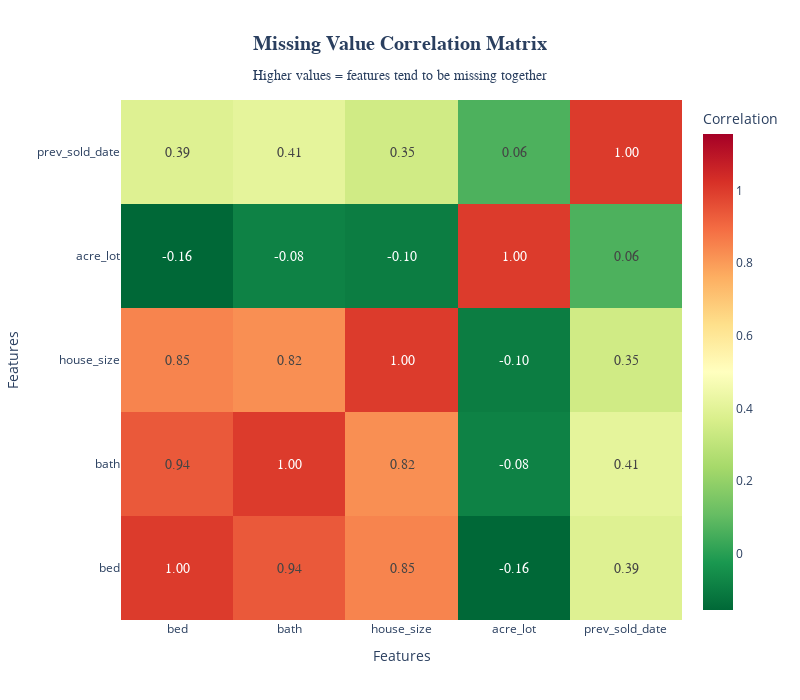

Source (notebook cell):
### Code cell
# Correlation matrix of missing values
critical_cols = ['bed', 'bath', 'house_size', 'acre_lot', 'prev_sold_date'] # columns with significant missing values
missing_indicators = df[critical_cols].isnull().astype(int) # create binary indicators
corr_matrix = missing_indicators.corr() # correlation matrix

fig5 = go.Figure(data=go.Heatmap(
    z=corr_matrix.values,
    x=corr_matrix.columns,
    y=corr_matrix.index,
    colorscale='RdYlGn_r',
    zmid=0.5,
    text=corr_matrix.values,
    texttemplate='%{text:.2f}',
    textfont={"size": 14, "family": "Arial Black"},
    colorbar=dict(title="Correlation"),
    hovertemplate='<b>%{y} vs %{x}</b><br>' +
                  'Correlation: %{z:.3f}<br>' +
                  '<extra></extra>'
))

fig5.update_layout(
    title={
        'text': '<b>Missing Value Correlation Matrix</b><br>' +
                '<sub>Higher values = features tend to be missing together</sub>',
        'x': 0.5,
        'xanchor': 'center',
        'font': {'size': 20, 'family': 'Arial Black'}
    },
    xaxis_title='Features',
    yaxis_title='Features',
    width=800,
    height=700,
    template='plotly_white'
)

fig5.show()

### Figure 1 — Plotly figure (JSON) as saved in the notebook; plotly's stock layout.template omitted (floating-point values rounded to 4 significant figures)
{"data": [{"colorbar": {"title": {"text": "Correlation"}}, "colorscale": [[0, "rgb(0,104,55)"], [0.1, "rgb(26,152,80)"], [0.2, "rgb(102,189,99)"], [0.3, "rgb(166,217,106)"], [0.4, "rgb(217,239,139)"], [0.5, "rgb(255,255,191)"], [0.6, "rgb(254,224,139)"], [0.7, "rgb(253,174,97)"], [0.8, "rgb(244,109,67)"], [0.9, "rgb(215,48,39)"], [1, "rgb(165,0,38)"]], "hovertemplate": "<b>%{y} vs %{x}</b><br>Correlation: %{z:.3f}<br><extra></extra>", "text": [[1, 0.937, 0.8459, -0.1555, 0.3872], [0.937, 1, 0.8243, -0.08365, 0.4103], [0.8459, 0.8243, 1, -0.09744, 0.3461], [-0.1555, -0.08365, -0.09744, 1, 0.06417], [0.3872, 0.4103, 0.3461, 0.06417, 1]], "textfont": {"family": "Arial Black", "size": 14}, "texttemplate": "%{text:.2f}", "type": "heatmap", "x": ["bed", "bath", "house_size", "acre_lot", "prev_sold_date"], "y": ["bed", "bath", "house_size", "acre_lot", "prev_sold_date"], "z": [[1, 0.937, 0.8459, -0.1555, 0.3872], [0.937, 1, 0.8243, -0.08365, 0.4103], [0.8459, 0.8243, 1, -0.09744, 0.3461], [-0.1555, -0.08365, -0.09744, 1, 0.06417], [0.3872, 0.4103, 0.3461, 0.06417, 1]], "zmid": 0.5}], "layout": {"height": 700, "title": {"font": {"family": "Arial Black", "size": 20}, "text": "<b>Missing Value Correlation Matrix</b><br><sub>Higher values = features tend to be missing together</sub>", "x": 0.5, "xanchor": "center"}, "width": 800, "xaxis": {"title": {"text": "Features"}}, "yaxis": {"title": {"text": "Features"}}}}
